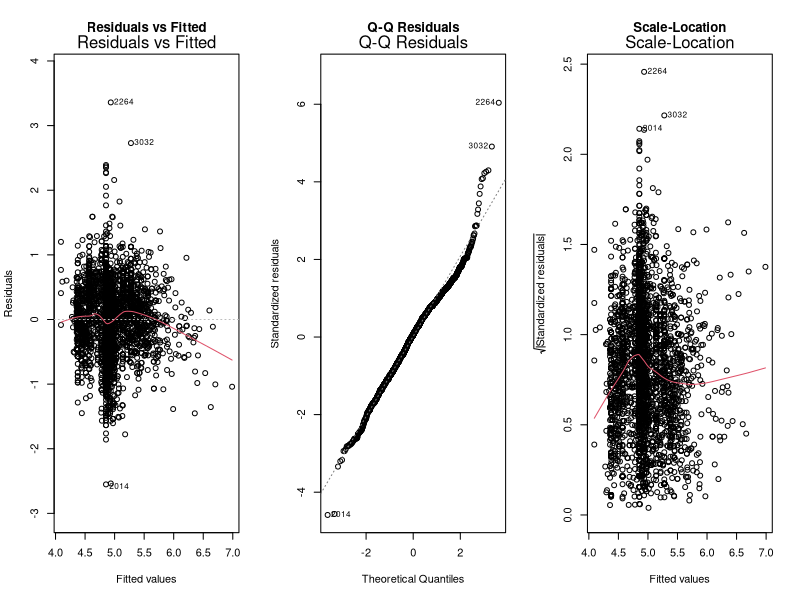
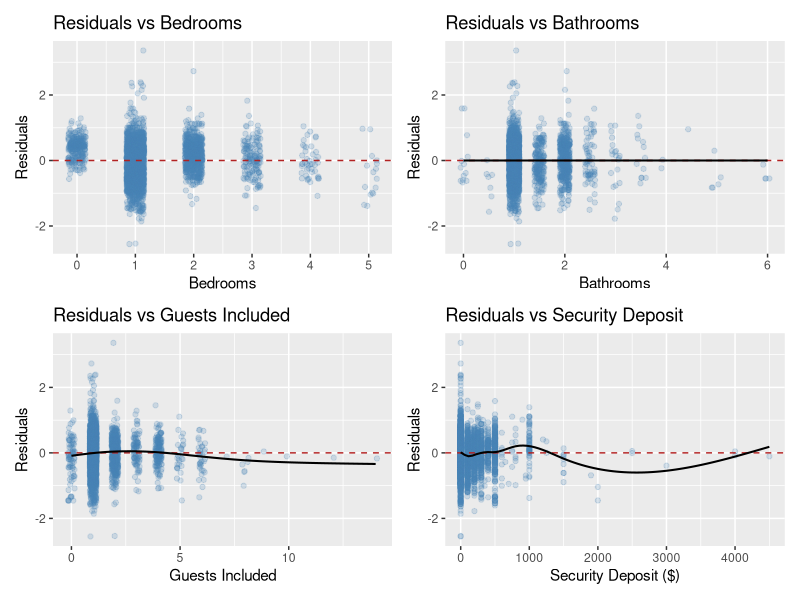
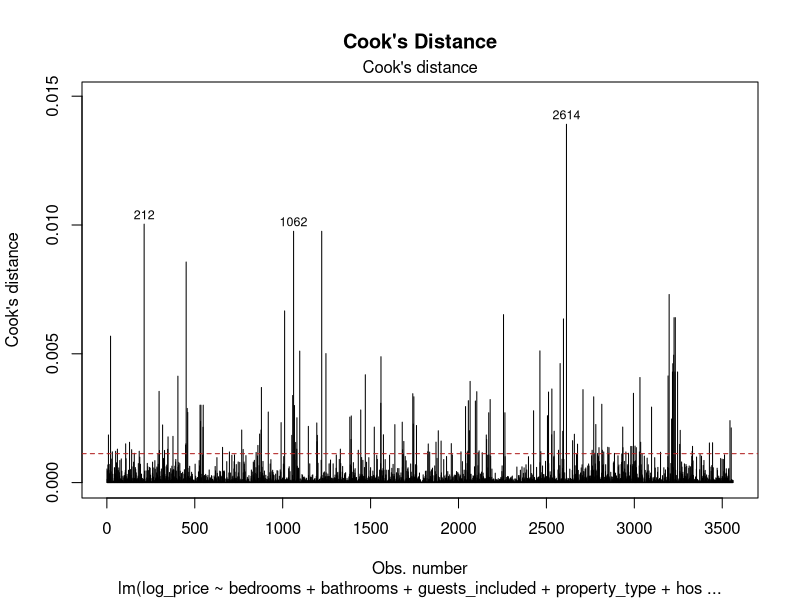
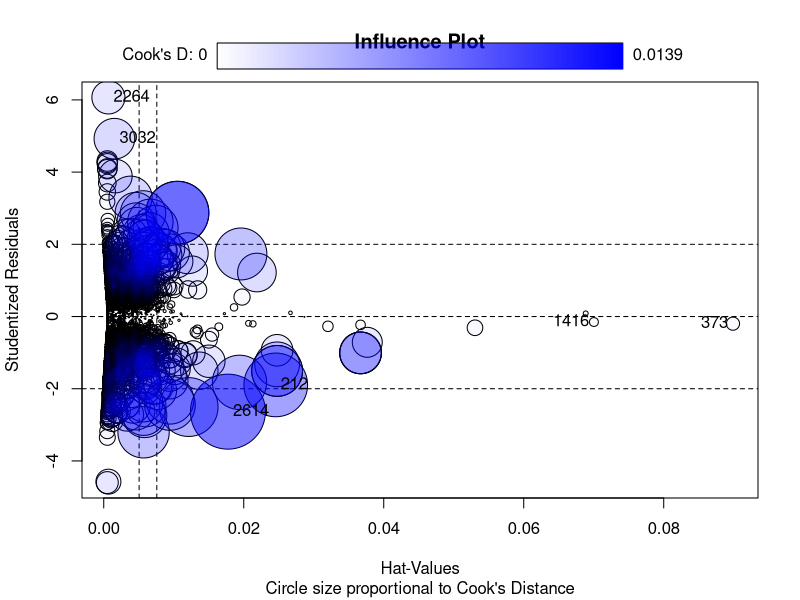

These figures' R source, in order:
# =============================================================================
# 04_diagnostics.R
# Purpose: Full residual diagnostics and influential point analysis
#          for the primary model
# Input:   data/cleaned/listings_cleaned.csv
# Depends: Run 03_primary_model.R first to have model_primary in environment,
#          OR source it here:
# =============================================================================

library(dplyr)
library(readr)
library(ggplot2)
library(car)       # for influencePlot(), vif()
library(patchwork)

df <- read_csv("data/cleaned/listings_cleaned.csv") %>%
  mutate(
    property_type     = factor(property_type,
                               levels = c("Apartment", "Condominium",
                                          "House", "Other")),
    host_is_superhost = factor(ifelse(host_is_superhost == TRUE, "t", "f"), levels = c("f", "t"))
  )

# Re-fit primary model
model_primary <- lm(
  log_price ~ bedrooms + bathrooms + guests_included +
    property_type + host_is_superhost + security_deposit,
  data = df
)

# -----------------------------------------------------------------------------
# 1. Standard residual plots (matches proposal figures)
# -----------------------------------------------------------------------------
par(mfrow = c(1, 3))
plot(model_primary, which = 1, main = "Residuals vs Fitted")   # linearity
plot(model_primary, which = 2, main = "Q-Q Residuals")          # normality
plot(model_primary, which = 3, main = "Scale-Location")         # homoscedasticity
par(mfrow = c(1, 1))

# -----------------------------------------------------------------------------
# 2. Residuals vs each predictor (check linearity per predictor)
# -----------------------------------------------------------------------------
df_diag <- df %>%
  mutate(
    residuals = residuals(model_primary),
    fitted    = fitted(model_primary)
  )

p_bed <- ggplot(df_diag, aes(x = bedrooms, y = residuals)) +
  geom_jitter(alpha = 0.2, width = 0.15, colour = "steelblue") +
  geom_hline(yintercept = 0, colour = "firebrick", linetype = "dashed") +
  geom_smooth(se = FALSE, colour = "black", linewidth = 0.7) +
  labs(title = "Residuals vs Bedrooms", x = "Bedrooms", y = "Residuals")

p_bath <- ggplot(df_diag, aes(x = bathrooms, y = residuals)) +
  geom_jitter(alpha = 0.2, width = 0.1, colour = "steelblue") +
  geom_hline(yintercept = 0, colour = "firebrick", linetype = "dashed") +
  geom_smooth(se = FALSE, colour = "black", linewidth = 0.7) +
  labs(title = "Residuals vs Bathrooms", x = "Bathrooms", y = "Residuals")

p_guests <- ggplot(df_diag, aes(x = guests_included, y = residuals)) +
  geom_jitter(alpha = 0.2, width = 0.15, colour = "steelblue") +
  geom_hline(yintercept = 0, colour = "firebrick", linetype = "dashed") +
  geom_smooth(se = FALSE, colour = "black", linewidth = 0.7) +
  labs(title = "Residuals vs Guests Included",
       x = "Guests Included", y = "Residuals")

p_dep <- ggplot(df_diag, aes(x = security_deposit, y = residuals)) +
  geom_point(alpha = 0.2, colour = "steelblue") +
  geom_hline(yintercept = 0, colour = "firebrick", linetype = "dashed") +
  geom_smooth(se = FALSE, colour = "black", linewidth = 0.7) +
  labs(title = "Residuals vs Security Deposit",
       x = "Security Deposit ($)", y = "Residuals")

(p_bed + p_bath) / (p_guests + p_dep)

# -----------------------------------------------------------------------------
# 3. Cook's Distance — identify influential points
# -----------------------------------------------------------------------------
cooks_d    <- cooks.distance(model_primary)
threshold  <- 4 / nrow(df)   # common rule of thumb: 4/n

cat("=== Cook's Distance Analysis ===\n")
cat("Threshold (4/n):", round(threshold, 5), "\n")
cat("Observations above threshold:", sum(cooks_d > threshold), "\n\n")

# Top 10 most influential
top_influential <- sort(cooks_d, decreasing = TRUE)[1:10]
cat("Top 10 influential observations:\n")
print(round(top_influential, 5))

# Cook's Distance plot
par(mfrow = c(1, 1))
plot(model_primary, which = 4, main = "Cook's Distance")
abline(h = threshold, col = "firebrick", lty = 2)

# -----------------------------------------------------------------------------
# 4. Leverage and studentized residuals
# -----------------------------------------------------------------------------
leverage  <- hatvalues(model_primary)
stud_res  <- rstudent(model_primary)
p_leverage <- ncol(model.matrix(model_primary))  # number of parameters
n          <- nrow(df)
lev_thresh <- 2 * p_leverage / n

cat("\n=== Leverage Analysis ===\n")
cat("High leverage threshold (2p/n):", round(lev_thresh, 4), "\n")
cat("High leverage observations:", sum(leverage > lev_thresh), "\n")

# Flag the three observations from proposal residual plots
flagged_obs <- c(2286, 3056, 2034)
cat("\n--- Flagged observations from proposal ---\n")
for (obs in flagged_obs) {
  # Find row by original index in df
  cat(sprintf("Obs %d: Cook's D = %.5f | Leverage = %.5f | Stud. Res = %.3f\n",
              obs,
              cooks_d[obs],
              leverage[obs],
              stud_res[obs]))
}

# -----------------------------------------------------------------------------
# 5. Influence plot (leverage vs studentized residuals, bubble = Cook's D)
# -----------------------------------------------------------------------------
influencePlot(model_primary,
              main = "Influence Plot",
              sub  = "Circle size proportional to Cook's Distance")

# -----------------------------------------------------------------------------
# 6. Multicollinearity — Variance Inflation Factors
# -----------------------------------------------------------------------------
cat("\n=== Variance Inflation Factors ===\n")
vif_vals <- vif(model_primary)
print(round(vif_vals, 3))

# Rule of thumb: VIF > 5 is concerning, > 10 is severe
cat("\nVIF > 5 (concerning):", names(vif_vals[vif_vals > 5]), "\n")
